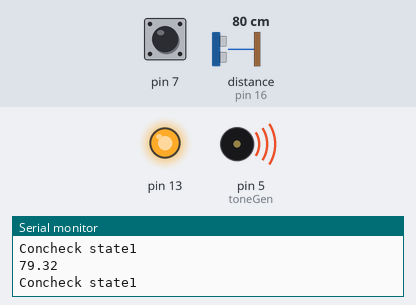
The sketch below on a simulated Arduino Uno, built with avr-gcc and run on an emulated ATmega328P. On the bench: output pins drawn as LEDs (lit = HIGH), buzzer (waves = sounding), the last lines printed to the serial monitor. Wiring (inferred from the names in the program): ultrasonic range finder: trigger pin 15; echo pin 16. The inputs (shaded band) are chosen by the test bench; at power-on: distance to the obstacle (sensor on pin 16) 80 cm, pin 7 HIGH. The echo pulse lasts 58.3 µs per cm; pins used as bus, display or sensor lines are not drawn.

Above: at 1.2 s.
1.3 s: distance to the obstacle (sensor on pin 16) set to 178 cm
2.8 s: distance to the obstacle (sensor on pin 16) set to 185 cm
At 3.5 s:
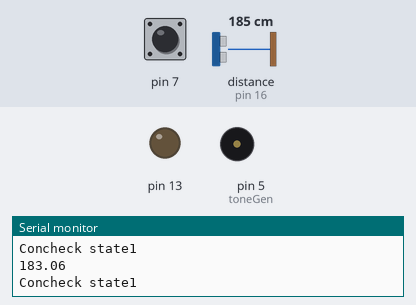
4.3 s: distance to the obstacle (sensor on pin 16) set to 2 cm
At 5.0 s:
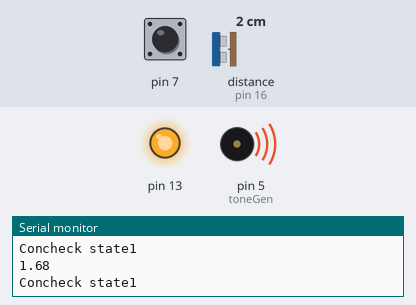
5.8 s: distance to the obstacle (sensor on pin 16) set to 250 cm
At 7.0 s:
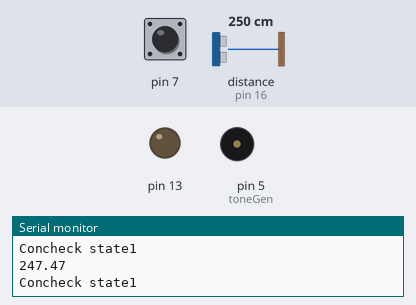
Timing chart, 0 to 8.3 s (numbered marks = the images above; inputs shaded):
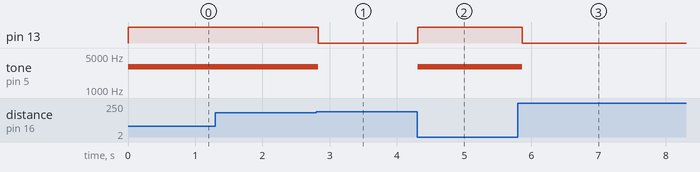

The sketch:

codeForArduino.ino
```cpp
int sensor_trig =15;
int sensor_echo = 16;
int toneGen = 5;
int close =180;
void setup() {
Serial.begin(9600);
pinMode(sensor_trig, OUTPUT); //trigger pulse to sensor pin
pinMode(sensor_echo, INPUT);  // read pulse
pinMode(7, INPUT_PULLUP);
pinMode(13, OUTPUT);
pinMode(5, OUTPUT);
}
void loop() {


float distance;
int pulselength;
int ConnectionCheck;
//pulse code
digitalWrite(sensor_trig, LOW);
delayMicroseconds(20);
digitalWrite(sensor_trig, HIGH);
delayMicroseconds(100);
digitalWrite(sensor_trig, LOW);

pulselength = pulseIn(sensor_echo, HIGH);


distance = pulselength * 0.017;


ConnectionCheck = digitalRead(7);

  if (distance < close && 1 == ConnectionCheck){

digitalWrite(13, HIGH);
tone(toneGen, 3000);
}
else
{
  noTone(5);
  digitalWrite(13, LOW);
}

delay(50);
Serial.println(distance);
Serial.print("Concheck state");
Serial.println( ConnectionCheck);
}
```

Measured:
- the behaviour switches between 181 and 182 cm on distance to the obstacle (sensor on pin 16) (found by bisection; images 0 and 1)
- after the input at 2.8 s, pin 13: HIGH → LOW at once; tone on pin 5 (toneGen): 3000 Hz → silent at once
- after the input at 4.3 s, pin 13: LOW → HIGH at once; tone on pin 5 (toneGen): silent → 3000 Hz at once
- after the input at 5.8 s, pin 13: HIGH → LOW after 0.07 s; tone on pin 5 (toneGen): 3000 Hz → silent after 0.07 s
